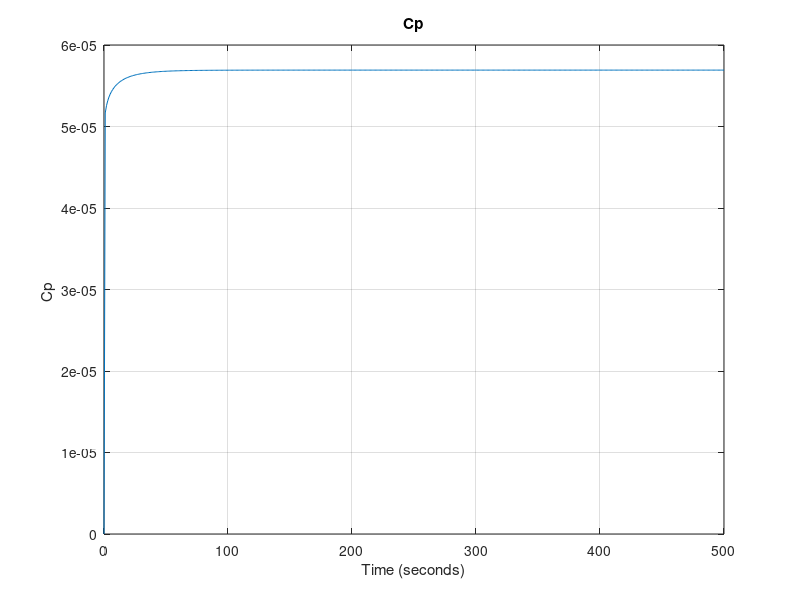
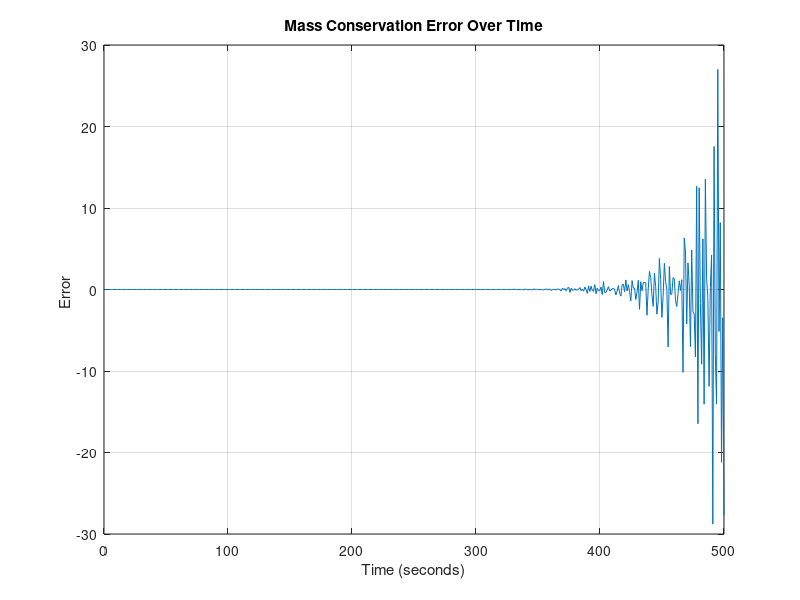
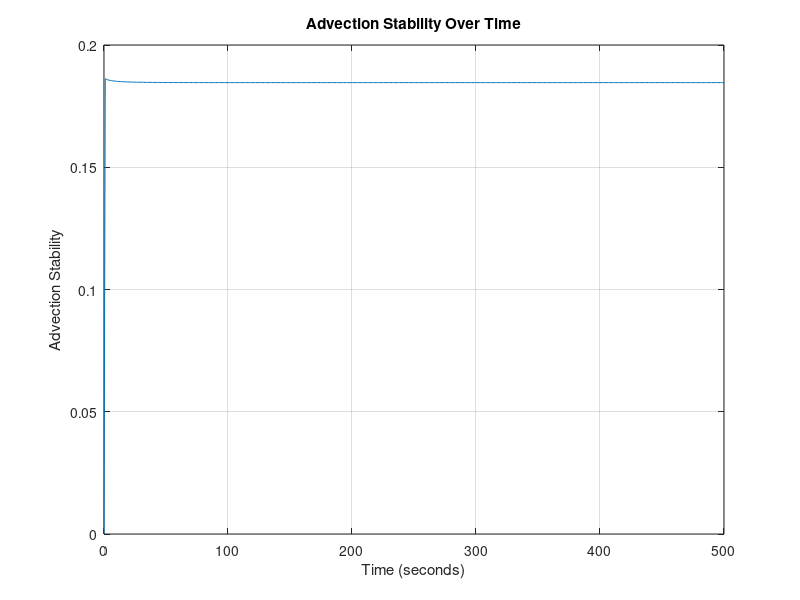
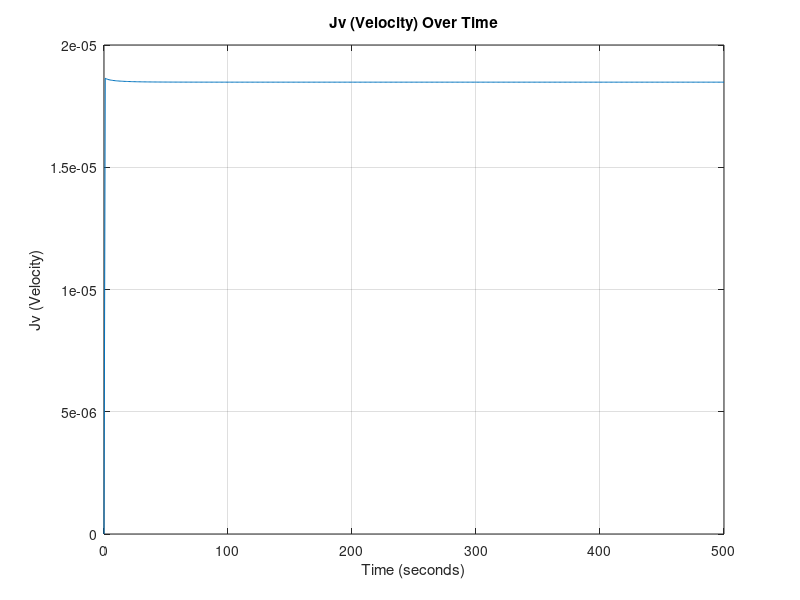

MATLAB code for these plots, in order: (Note: this script raises an error after producing the figures.)
%__Gruppe 3-Simulering-3.Sem__
clear
close all
clc
%% Inital Parameters
domain_length = 0.1;   % Domain length (meters)
domain_steps = 1000;    % Number of spatial domain_steps points
dx = domain_length / (domain_steps - 1); % Position discretization
 
time_length = 500;      % Time length (seconds)
time_steps = 500;       % Number of time steps
dt = time_length / time_steps; % Temporal discretization

% DEFINED VARIABLES
D = 1.464*10^-9; % Diffusivity coefficient H2PO4- in water [m^2 s^-1]
feed_conc = 0.1; % Constant solute concentration at the first cell 0.1 molar [H2PO4-]
TMP = 35; %TMP: Transmembrane Pressure [bar]

area = 0.0308; % Area of the membrane surface [m^2]
kw = 5.7311*10^(-7); % Initial water permeability m^3 m^-2 bar^-1 s^-1 
my = 0.8903*10^-9; % Water viscosity [Bar∙s]
Rm = 1/(my*kw); % Rejection of water at the membrane (σ) [m^-1]
PC = 0.5; %Percipitate Advection Coefficient

sig_m = 0.1; % Rejection of ions 

% PHYSICAL CONSTANTS
R= 8.31415*10^-2; % Gasconstant [L^3 Bar mol^-1 K^-1]
T= 273.15+25; %Temperature [K]
 
% Anonymous functions
%Lv = @(time) kw*exp(-kb*time); %Water permeability dependent on Fouling

Mp = @(conc) 0.0011*exp(36.328*conc) + 0.263253; % concentration of udfæld in respect to phosphate increase.
Rf = @(conc) alpha*(Mp(conc)/area); % Rate of fouling
Lv = @(conc) 1/(my*(Rm+Rf(conc))); % Water permeability dependent on fouling


% Create a grid for space and time
x = linspace(0, domain_length, domain_steps);
t = linspace(0, time_length, time_steps);

% Initialize the concentration array AND Initial condition (1D)
C = zeros(domain_steps, time_steps)+0.1; % 0.1 molar [H2PO4] at pH 2.9


%Diffusive Stability
DS = D*dt/dx^2;
fprintf('\n Diffusivity Stability = %f', DS);
if DS>0.5 
   fprintf(2,'\n ERROR: Stabilitetsfejl');
else
    fprintf('\n Stable Diffusion Model !!');
end


%% Time-stepping loop
for j = 2:time_steps
    for i = 1:domain_steps
        LastC = C(domain_steps, j-1);

        C(1, :) = feed_conc; % Set the leftmost boundary to 0.1

        Jv = (kw*(TMP-(1*R*T*(LastC))));  % Volume flux = Jv ,  in terms of osmotic pressure (TMP, R, T, delta_C) and Lv. [m/s]

        % Calculate the second derivative in x direction
        if i == 1 %_Left Cell__
            d2Cdx2 = 0;
            dCdt_advection = 0;
        
        elseif i == domain_steps %__Membrane Cell___
            % No right neighbor at the last cell and MEMBRANE
            d2Cdx2 = (D * (C(domain_steps - 1, j-1) - C(domain_steps, j-1))) / dx^2;
            dCdt_advection = -Jv * (C(domain_steps, j-1)*(1-sig_m) - C(domain_steps - 1, j-1)) / dx;

        else    %__Normal Cells__
            % Calculate the second derivative normally
            d2Cdx2 = D * (C(i + 1, j-1) - 2 * C(i, j-1) + C(i - 1, j-1)) / dx^2;
            % Apply advection term
            dCdt_advection = -Jv * (C(i, j-1) - C(i-1, j-1)) / dx;
        end
        % Apply the diffusion-advection-(electromigration) equation
        C(i, j) = C(i, j-1) + dt * (d2Cdx2 + dCdt_advection);
        Jv_values3(j) = Jv; % Plot values
        AS(j) = Jv * dt/dx; % Stability plot values
    end
end
%% conservation and error

volprc = dx*area*1000;  % Volume per cell in Liters

Cw = [0,C(domain_steps, :)]; % Making the matrix line up properly and have the right size
Cw(end) = [];

Systemdiff = [0, diff(sum(C*volprc,1))]; % Difference in system concentration per dt

inflow = feed_conc*(Jv_values3)*(dt/dx)*volprc; % In - mol
outflow = Cw.* Jv_values3*(dt/dx)*volprc*(1-sig_m); % Out - mol
infoutdiff = (inflow - outflow);
ERROR = ((Systemdiff - infoutdiff).*Systemdiff.^(-1))*100; % The mass conservation error

%% 2D Plots

% Plot Mass Conservation Error values over time

figure;
plot(t, outflow);
xlabel('Time (seconds)');
ylabel('Cp ');
title('Cp');
grid on;



% Plot Mass Conservation Error values over time

figure;
plot(t, ERROR);
xlabel('Time (seconds)');
ylabel('Error ');
title('Mass Conservation Error Over Time');
grid on;

% Plot Advection Stability (DS) values over time

figure;
plot(t, AS);
xlabel('Time (seconds)');
ylabel('Advection Stability');
title('Advection Stability Over Time');
grid on;

% Plot Jv values over time
figure;
plot(t, Jv_values3);
xlabel('Time (seconds)');
ylabel('Jv (Velocity)');
title('Jv (Velocity) Over Time');
grid on;
ax = gca;
ax.YAxis.Exponent = -5;

% Define fractions of time steps you want to visualize
time_fraction = [0.001, 0.01, 0.1, 0.25, 0.5, 0.9];  % For example, 0.1 corresponds to 10% of time steps

% Calculate the corresponding time indices
time_instances = round(time_fraction * time_steps);

% Create a figure for the first plot
figure;
hold on;

% Plot concentration at specific time instances
for i = 1:length(time_instances)
    time_index = time_instances(i);
    plot(x, C(:, time_index));
end

xlabel('Position [m]');
ylabel('Koncentration [mol L^{-1}]');
title('Koncentration over Position ved Forskellige Tidsfraktioner');
xlim([0.099, domain_length]);
ylim([0.1, 0.12]);

% Add a legend for clarity
legend(arrayfun(@(f) ['t=', num2str(f)], time_fraction, 'UniformOutput', false));

grid on;
hold off;


%% 3D Plot

% Create a 3D surface plot to visualize concentration over time and position
[T, X] = meshgrid(t, x);
figure;
h = surf(X, T, C); % Transpose removed here
xlabel('Position [m]');
ylabel('Tid [s]');
zlabel('Koncentration [mol L^{-1}]');
title('Koncentration Over Tid og Position');

% Set axis limits to start at the origin
xlim([0, domain_length]);
ylim([0, time_length]);
zlim([0.1, 0.12]); % Assuming max(C(:)) is the maximum concentration in your data

set(h,'LineStyle','none')
colormap(jet)
clim([0.1 0.12])

%%
save('step3jv', 'Jv_values3')
